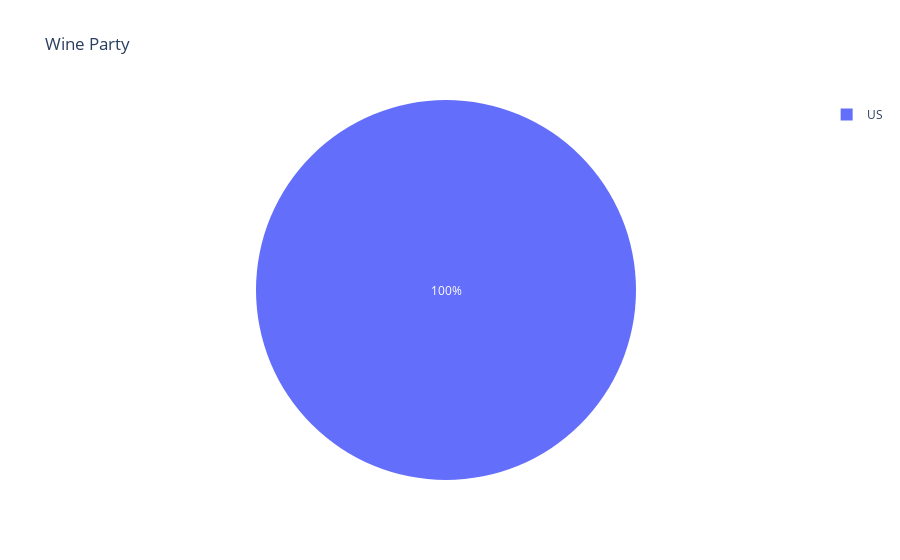

The code cell stored with this chart in its notebook:
### Markdown cell above
Import the data first:

---shell
mongoimport --type csv -d project_3 -c wine --headerline --drop wine_clean.csv //do this to import to mongo
```

### Code cell
import plotly.express as px
import pandas as pd
import plotly.graph_objects as go
import plotly.io as pio


df = pd.read_csv('/Users/darkknight/Documents/UTA-VIRT-DATA-PT-04-2023-U-LOLC/01-Lesson-Plans/14-Interactive-Visualizations/3/Activities/11 - Project/wineUnique.csv')
df = df[df['country']=='US']
df = df.groupby(['country', 'variety'],as_index=False)[['points','price']].mean()
df = df.sort_values('points', ascending=False)[:10]
#print(df[:5])
pieChart = px.pie(
    data_frame = df,
    values = "price",
    color = "price",
    names = "country",
    title='Wine Party',
)

pio.show(pieChart)

### Figure 1 — Plotly figure (JSON) as saved in the notebook; plotly's stock layout.template omitted (floating-point values rounded to 4 significant figures)
{"data": [{"customdata": [[40], [50], [26], [52], [15], [30], [30], [27], [50], [25]], "domain": {"x": [0, 1], "y": [0, 1]}, "hovertemplate": "country=%{label}<br>price=%{customdata[0]}<extra></extra>", "labels": ["US", "US", "US", "US", "US", "US", "US", "US", "US", "US"], "legendgroup": "", "marker": {"colors": ["#636efa", "#EF553B", "#00cc96", "#ab63fa", "#FFA15A", "#19d3f3", "#19d3f3", "#FF6692", "#EF553B", "#B6E880"]}, "name": "", "showlegend": true, "type": "pie", "values": [40, 50, 26, 52, 15, 30, 30, 27, 50, 25]}], "layout": {"legend": {"tracegroupgap": 0}, "title": {"text": "Wine Party"}}}
